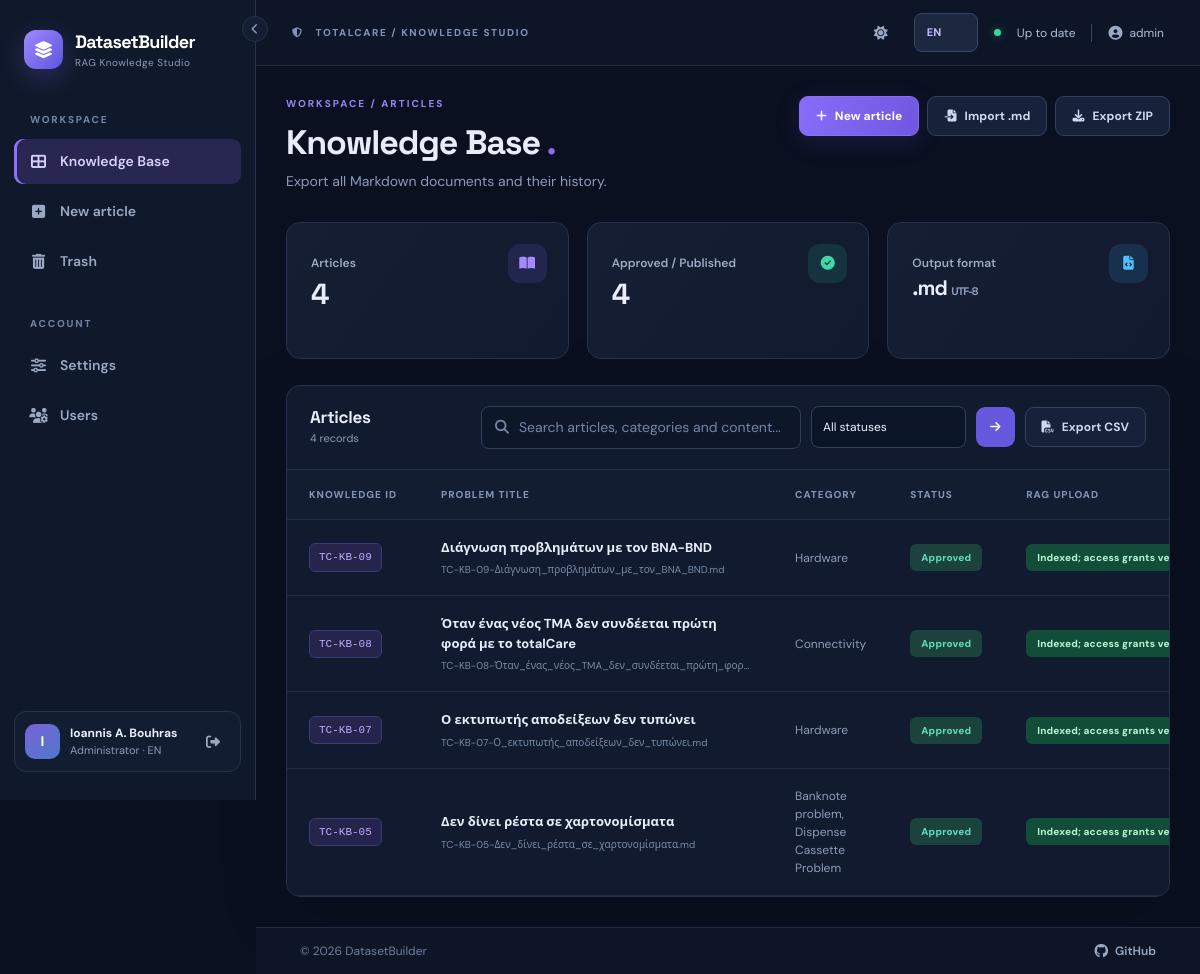
The page / (signed in) on the database its author committed.
### datasetbuilder/models.py (models this page shows, shortened)
class User(UserMixin, db.Model):
    __tablename__ = "users"
    id = db.Column(db.Integer, primary_key=True)
    username = db.Column(db.String(80), nullable=False, unique=True)
    display_name = db.Column(db.String(160), nullable=False)
    password_hash = db.Column(db.String(255), nullable=False)
    role = db.Column(db.String(20), nullable=False, default="editor")
    active = db.Column(db.Boolean, nullable=False, default=True)
    created_at = db.Column(db.DateTime, nullable=False, default=utcnow)
    last_login_at = db.Column(db.DateTime)
    preferred_language = db.Column(db.String(2), nullable=False, default="en")
    preferred_theme = db.Column(db.String(5), nullable=False, default="dark")
    @property
    def is_active(self):
        return self.active
    def can_edit(self):
        return self.role in ("admin", "editor")
    def is_admin(self):
        return self.role == "admin"

class Document(db.Model):
    __tablename__ = "documents"
    __table_args__ = (Index("ix_documents_search_filters", "deleted_at", "knowledge_status", "category"),)
    id = db.Column(db.Integer, primary_key=True)
    title = db.Column(db.String(240), nullable=False)
    slug = db.Column(db.String(260), nullable=False)
    markdown = db.Column(db.Text, nullable=False)
    category = db.Column(db.String(120), nullable=False, default="General")
    knowledge_status = db.Column(db.String(60), nullable=False, default="Draft")
    product = db.Column(db.String(120), nullable=False, default="TotalCare")
    language = db.Column(db.String(40), nullable=False, default="English")
    created_by_id = db.Column(db.Integer, db.ForeignKey("users.id", ondelete="RESTRICT"), nullable=False)
    updated_by_id = db.Column(db.Integer, db.ForeignKey("users.id", ondelete="RESTRICT"), nullable=False)
    revision = db.Column(db.Integer, nullable=False, default=1)
    created_at = db.Column(db.DateTime, nullable=False, default=utcnow)
    updated_at = db.Column(db.DateTime, nullable=False, default=utcnow)
    deleted_at = db.Column(db.DateTime)
    sync_error = db.Column(db.Text)
    created_by = db.relationship("User", foreign_keys=[created_by_id], lazy="joined")
    updated_by = db.relationship("User", foreign_keys=[updated_by_id], lazy="joined")
    versions = db.relationship("DocumentRevision", back_populates="document", order_by="DocumentRevision.number.desc()")
    @property
    def kb_id(self):
        from flask import current_app
        return f"{current_app.config['KB_PREFIX']}-{self.id:0{current_app.config['KB_PADDING']}d}"
    @property
    def filename(self):
        return f"{self.kb_id}-{self.slug}.md"

class RagUpload(db.Model):
    __tablename__ = "rag_uploads"
    document_id = db.Column(db.Integer, db.ForeignKey("documents.id", ondelete="CASCADE"), primary_key=True)
    destination = db.Column(db.String(64), nullable=False)
    remote_document_id = db.Column(db.String(36))
    remote_version_id = db.Column(db.String(36))
    revision = db.Column(db.Integer)
    metadata_json = db.Column(db.Text, nullable=False, default="{}")
    subjects_hash = db.Column(db.String(64), nullable=False, default="")
    checksum = db.Column(db.String(64), nullable=False, default="")
    state = db.Column(db.String(30), nullable=False, default="not_uploaded")
    error = db.Column(db.String(500), nullable=False, default="")
    updated_at = db.Column(db.DateTime, nullable=False, default=utcnow, onupdate=utcnow)
    document = db.relationship("Document", backref=db.backref("rag_upload", uselist=False, lazy="select"))

class RagSettings(db.Model):
    __tablename__ = "rag_settings"
    id = db.Column(db.Integer, primary_key=True)
    enabled = db.Column(db.Boolean, nullable=False, default=False)
    gateway_url = db.Column(db.String(500), nullable=False, default="https://ai-gateway.unixfor.gr")
    token_url = db.Column(db.String(500), nullable=False, default="")
    tenant_id = db.Column(db.String(255), nullable=False, default="")
    client_id = db.Column(db.String(255), nullable=False, default="")
    secret_ciphertext = db.Column(db.Text, nullable=False, default="")
    subjects = db.Column(db.Text, nullable=False, default="")

### datasetbuilder/views.py (the view)
@bp.get('/')
@login_required
def dashboard():
    q = request.args.get('q', '').strip()[:160]
    status = request.args.get('status', '').strip()[:60]
    query = _filtered_documents().options(selectinload(Document.rag_upload))
    page_results = query.order_by(Document.updated_at.desc(), Document.id.desc()).paginate(
        page=current_page(), per_page=PAGE_SIZE, error_out=False)
    total = db.session.query(Document).filter(Document.deleted_at.is_(None)).count()
    published = db.session.query(Document).filter(Document.deleted_at.is_(None),
        Document.knowledge_status.in_(['Published', 'Approved'])).count()
    statuses = [option.value for option in all_options()['Knowledge Status']]
    for (value,) in db.session.query(Document.knowledge_status).filter(
            Document.deleted_at.is_(None)).distinct().order_by(Document.knowledge_status):
        if value and value not in statuses:
            statuses.append(value)
    if status and status not in statuses:
        statuses.append(status)
    return render_template('dashboard.html', records=page_results, q=q,
                           status=status, statuses=statuses, total=total, published=published,
                           rag_config=settings_row(), rag_state=display_state)

### datasetbuilder/templates/dashboard.html (shortened to what this page needs)
{% extends 'base.html' %}
{% from '_pagination.html' import pagination with context %}
{% block content %}
<section class="page-head"><div><div class="eyebrow">{{ t('workspace_eyebrow')|upper }}</div><h1>{{ t('dashboard') }} <span class="heading-accent">.</span></h1><p class="muted">{{ t('files_exported') }}</p></div><div class="d-flex gap-2 flex-wrap">{% if current_user.can_edit() %}<a class="btn btn-primary" href="{{ url_for('main.new_document') }}"><i class="fa-solid fa-plus me-2"></i>{{ t('new_article') }}</a><form action="{{ url_for('main.import_markdown') }}" method="post" enctype="multipart/form-data" class="d-inline-flex"><input type="hidden" name="csrf_token" value="{{ csrf_token() }}"><label class="btn btn-outline-light-custom" for="import-document"><i class="fa-solid fa-file-import me-2"></i>{{ t('import_md') }}</label><input type="file" id="import-document" name="file" accept=".md,text/markdown,text/plain" class="visually-hidden"></form>{% endif %}<a class="btn btn-outline-light-custom" href="{{ url_for('main.export_zip') }}"><i class="fa-solid fa-download me-2"></i>{{ t('export') }}</a></div></section>
<div class="stats-grid"><div class="stat-card"><div class="stat-icon s-purple"><i class="fa-solid fa-book-open"></i></div><span>{{ t('articles') }}</span><strong>{{ total }}</strong></div><div class="stat-card"><div class="stat-icon s-green"><i class="fa-solid fa-circle-check"></i></div><span>{{ t('approved_published') }}</span><strong>{{ published }}</strong></div><div class="stat-card"><div class="stat-icon s-blue"><i class="fa-solid fa-file-code"></i></div><span>{{ t('output_format') }}</span><strong class="stat-text">.md <small>UTF-8</small></strong></div></div>
<div class="surface"><div class="surface-header"><div><h2>{{ t('articles') }}</h2><small class="muted">{{ records.total }} {{ t('records') }}</small></div><form class="search-tools" method="get"><div class="search-box"><i class="fa-solid fa-magnifying-glass"></i><input name="q" value="{{ q }}" placeholder="{{ t('search') }}" aria-label="{{ t('search') }}"></div><select name="status" class="form-select select-filter" aria-label="{{ t('filter_status') }}"><option value="">{{ t('all_statuses') }}</option>{% for option in statuses %}<option value="{{ option }}" {% if status == option %}selected{% endif %}>{{ metadata_label('Knowledge Status', option) }}</option>{% endfor %}</select><button class="btn btn-icon-primary" title="{{ t('filter') }}"><i class="fa-solid fa-arrow-right"></i></button><button type="submit" class="btn btn-outline-light-custom" formaction="{{ url_for('main.export_articles_csv') }}"><i class="fa-solid fa-file-csv me-2"></i>{{ t('export_csv') }}</button></form></div>
{% if records.items %}<div class="table-responsive"><table class="table data-table align-middle"><thead><tr><th>{{ t('kb_code') }}</th><th>{{ t('title') }}</th><th>{{ t('category') }}</th><th>{{ t('status') }}</th><th>{{ t('rag_status') }}</th></tr></thead><tbody>{% for doc in records.items %}<tr><td><span class="code-tag">{{ doc.kb_id }}</span></td><td><a href="{{ url_for('main.show_document', doc_id=doc.id) }}" class="table-title">{{ doc.title }}</a><div class="sub-file">{{ doc.filename }}</div></td><td><span class="muted">{{ metadata_label('Category', doc.category) }}</span></td><td><span class="status-pill status-{{ doc.knowledge_status|lower|replace(' ','-') }}">{{ metadata_label('Knowledge Status', doc.knowledge_status) }}</span></td><td><a href="{{ url_for('main.show_document', doc_id=doc.id) }}#rag"><span class="status-pill{% if rag_state(doc, rag_config) == 'indexed' %} rag-indexed{% endif %}">{{ t('rag_state_' + rag_state(doc, rag_config)) }}</span></a></td></tr>{% endfor %}</tbody></table></div>
{% else %}<div class="empty-state"><i class="fa-regular fa-folder-open"></i><h3>{{ t('no_articles') }}</h3><p>{{ t('no_articles_hint') }}</p>{% if current_user.can_edit() %}<a href="{{ url_for('main.new_document') }}" class="btn btn-primary">{{ t('new_article') }}</a>{% endif %}</div>{% endif %}
{{ pagination(records, 'main.dashboard', {'q': q, 'status': status}) }}</div>
{% endblock %}

### datasetbuilder/templates/base.html (shortened to what this page needs)
<!doctype html>
<html lang="{{ ui_lang }}" data-theme="{{ ui_theme }}">
<head>
  <link rel="stylesheet" href="{{ url_for('static', filename='vendor/bootstrap.min.css') }}">
  <link rel="stylesheet" href="https://cdnjs.cloudflare.com/ajax/libs/font-awesome/6.5.2/css/all.min.css">
  <link rel="stylesheet" href="{{ url_for('static', filename='css/app.css') }}">
  <link rel="stylesheet" href="{{ url_for('static', filename='css/print.css') }}" media="print">
</head>
<body class="{% if current_user.is_authenticated %}app-shell{% else %}login-shell{% endif %}{% if nav_collapsed %} nav-collapsed{% endif %}">
{% if current_user.is_authenticated %}
  <aside class="sidebar" id="appSidebar">
    <button type="button" class="nav-collapse-btn" id="nav-collapse" aria-controls="appSidebar" aria-expanded="true" title="{{ t('collapse_nav') }}"><i class="fa-solid fa-chevron-left"></i></button>
    <a class="brand" href="{{ url_for('main.dashboard') }}">
      <span class="brand-icon"><i class="fa-solid fa-layer-group"></i></span>
      <span class="brand-text"><strong>DatasetBuilder</strong><small>{{ t('tagline') }}</small></span>
    </a>
    <div class="sidebar-label">{{ t('workspace')|upper }}</div>
    <nav class="menu">
      <a class="menu-link {% if request.endpoint == 'main.dashboard' %}active{% endif %}" href="{{ url_for('main.dashboard') }}" title="{{ t('dashboard') }}"><i class="fa-solid fa-table-cells-large"></i> <span class="nav-text">{{ t('dashboard') }}</span></a>
      {% if current_user.can_edit() %}
      <a class="menu-link {% if request.endpoint == 'main.new_document' %}active{% endif %}" href="{{ url_for('main.new_document') }}" title="{{ t('new_article') }}"><i class="fa-solid fa-square-plus"></i> <span class="nav-text">{{ t('new_article') }}</span></a>
      {% endif %}
      {% if current_user.can_edit() %}<a class="menu-link {% if request.endpoint == 'main.trash' %}active{% endif %}" href="{{ url_for('main.trash') }}" title="{{ t('trash') }}"><i class="fa-solid fa-trash-can"></i> <span class="nav-text">{{ t('trash') }}</span></a>{% endif %}
    </nav>
    <div class="sidebar-label mt-4">{{ t('account')|upper }}</div>
    <nav class="menu">
      <a class="menu-link " href="{{ url_for('main.settings') }}" title="{{ t('settings') }}"><i class="fa-solid fa-sliders"></i> <span class="nav-text">{{ t('settings') }}</span></a>
      {% if current_user.is_admin() %}<a class="menu-link {% if request.endpoint == 'admin.users' %}active{% endif %}" href="{{ url_for('admin.users') }}" title="{{ t('users') }}"><i class="fa-solid fa-users-gear"></i> <span class="nav-text">{{ t('users') }}</span></a>{% endif %}
    </nav>
    <div class="sidebar-footer">
      <div class="user-avatar">{{ current_user.display_name[:1]|upper }}</div>
      <div class="user-mini"><b>{{ current_user.display_name }}</b><small>{{ t('account_role_'+current_user.role) }} · {{ 'EL' if ui_lang == 'el' else 'EN' }}</small></div>
      <form method="post" action="{{ url_for('auth.logout') }}"><input type="hidden" name="csrf_token" value="{{ csrf_token() }}"><button class="icon-btn" title="{{ t('logout') }}" aria-label="{{ t('logout') }}"><i class="fa-solid fa-right-from-bracket"></i></button></form>
    </div>
  </aside>
{% endif %}
<main class="{% if current_user.is_authenticated %}main-area{% else %}login-main{% endif %}">
{% if current_user.is_authenticated %}
  <header class="topbar">
    <div class="d-flex align-items-center gap-2"><span class="location-label"><i class="fa-solid fa-shield-halved me-2"></i> TOTALCARE / {{ t('knowledge_studio')|upper }}</span></div>
    <div class="d-flex align-items-center gap-3"><button class="icon-btn" id="theme-toggle" type="button" title="{{ t('switch_theme') }}" aria-label="{{ t('switch_theme') }}"><i class="fa-solid fa-{{ 'sun' if ui_theme == 'dark' else 'moon' }}"></i></button><form action="{{ url_for('main.change_language') }}" method="post" class="d-inline-flex align-items-center"><input type="hidden" name="csrf_token" value="{{ csrf_token() }}"><input type="hidden" name="next" value="{{ request.full_path }}"><select name="language" class="form-select form-select-sm lang-switch" aria-label="{{ t('preferred_language') }}"><option value="en" {% if ui_lang=='en' %}selected{% endif %}>EN</option><option value="el" {% if ui_lang=='el' %}selected{% endif %}>ΕΛ</option></select></form><span class="live-dot"></span><span class="topbar-note">{{ t('ready') }}</span><span class="topbar-user"><i class="fa-solid fa-user-circle"></i>{{ current_user.username }}</span></div>
  </header>
{% endif %}
  <div class="content-area {% block content_class %}{% endblock %}">{% block content %}{% endblock %}</div>
  <footer class="app-footer">
    <span class="app-footer-copy">&copy; {{ footer_year }} {{ footer_owner }}</span>
    <a class="app-footer-link" href="{{ footer_url }}" target="_blank" rel="noopener noreferrer"><i class="fa-brands fa-github"></i> GitHub</a>
  </footer>
</main>
<div class="toast-container position-fixed top-0 end-0 p-4" id="toast-container" style="z-index:11000;"></div>
</body>
</html>

### rows shown on the page
User: display_name "I", display_name "Ioannis A. Bouhras", role "Administrator", preferred_language "EN", language "EN", username "admin"
Document: kb_id "TC-KB-09", title "Διάγνωση προβλημάτων με τον BNA-BND", filename "TC-KB-09-Διάγνωση_προβλημάτων_με_τον_BNA_BND.md", category "Hardware", knowledge_status "Approved"
RagUpload: destination+state+subjects_hash "Indexed; access grants…"
Document: kb_id "TC-KB-08", title "Όταν ένας νέος TMA δεν συνδέεται πρώτη φορά με το totalCare", filename "TC-KB-08-Όταν_ένας_νέος_TMA_δεν_συνδέεται_πρώτη_φορ…", category "Connectivity", knowledge_status "Approved"
RagUpload: destination+state+subjects_hash "Indexed; access grants…"
Document: kb_id "TC-KB-07", title "Ο εκτυπωτής αποδείξεων δεν τυπώνει", filename "TC-KB-07-Ο_εκτυπωτής_αποδείξεων_δεν_τυπώνει.md", category "Hardware", knowledge_status "Approved"
RagUpload: destination+state+subjects_hash "Indexed; access grants…"
Document: kb_id "TC-KB-05", title "Δεν δίνει ρέστα σε χαρτονομίσματα", filename "TC-KB-05-Δεν_δίνει_ρέστα_σε_χαρτονομίσματα.md", category "Banknote problem, Dispense Cassette Problem", knowledge_status "Approved"
RagUpload: destination+state+subjects_hash "Indexed; access grants…"

### other values the page prints
{{ t('tagline') }} "RAG Knowledge Studio"
{{ t('workspace')|upper }} "WORKSPACE"
{{ t('dashboard') }} "Knowledge Base"
{{ t('new_article') }} "New article"
{{ t('trash') }} "Trash"
{{ t('account')|upper }} "ACCOUNT"
{{ t('settings') }} "Settings"
{{ t('users') }} "Users"
{{ t('knowledge_studio')|upper }} "KNOWLEDGE STUDIO"
{{ t('ready') }} "Up to date"
{{ t('workspace_eyebrow')|upper }} "WORKSPACE / ARTICLES"
{{ t('files_exported') }} "Export all Markdown documents and their history."
{{ t('import_md') }} "Import .md"
{{ t('export') }} "Export ZIP"
{{ t('articles') }} "Articles"
